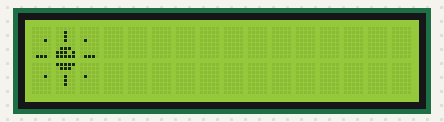
This sketch was run on a simulated Arduino Uno, built with avr-gcc and run on an emulated ATmega328P. Shown: 16×2 character LCD.

Above: at 0.7 s.
At 2.6 s:
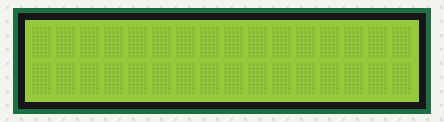

Measured:
- what the display in image 0 shows lasts 2.0 s, from 0.6 s to 2.6 s
- what the display in image 1 shows lasts 0.5 s, from 2.6 s to 3.1 s

The sketch:

lcd_display_check.ino
```cpp
 #include <Wire.h>
#include <TimerOne.h>
#include <LiquidCrystal_I2C.h>

const unsigned long duration = 2000000;   // Duration of display for 1 mode
volatile int modeSelect = 0;              // Index of modes array
int modeSelectCopy = 0;                   // Copy of Index of modes array

//Sun Icon
byte sun1[8] = {B00000, B00000, B00000, B00010, B00000, B00000, B00000, B01110};
byte sun2[8] = {B00000, B00100, B00100, B00100, B00000, B01110, B11101, B11111};
byte sun3[8] = {B00000, B00000, B00000, B01000, B00000, B00000, B00000, B01110};
byte sun4[8] = {B00000, B00000, B00000, B00010, B00000, B00000, B00000, B00000};
byte sun5[8] = {B11111, B01110, B00000, B00100, B00100, B00100, B00000, B00000};
byte sun6[8] = {B00000, B00000, B00000, B01000, B00000, B00000, B00000, B00000};

LiquidCrystal_I2C lcd(0x27, 16, 2);
String modes[5] = {"Temperature", "Soil Moisture", "Air Quality", "Air Humidity", "Sunlight"};  // Modes for LCD display

void displayMode(int i) {
  lcd.clear();
  delay(500);   // Small delay before displaying the mode
  // lcd.print(modes[i]);
  lcd.write(0);
  lcd.write(1);
  lcd.write(2);

  lcd.setCursor(0, 1);
  lcd.write(3);
  lcd.write(4);
  lcd.write(5);
}


void setup(void) {
  lcd.begin();
  lcd.backlight();
  displayMode(modeSelect);
  Timer1.initialize(duration);
  Timer1.attachInterrupt(changeMode);
  lcd.createChar(0, sun1);
  lcd.createChar(1, sun2);
  lcd.createChar(2, sun3);
  lcd.createChar(3, sun4);
  lcd.createChar(4, sun5);
  lcd.createChar(5, sun6);

}


void changeMode(void) { // Timer1 Interrupt (2 Seconds)
  modeSelect = modeSelect + 1;

  if (modeSelect > 4) { // If the pointer is over the length of modes array
    modeSelect = 0;
  }
}

void loop(void) {
  if (modeSelect != modeSelectCopy) {   // Move to the next mode is the modeSelect does not equal its copy
    displayMode(modeSelect);            // Update the display to the next mode
    modeSelectCopy = modeSelect;
  }

}
```
